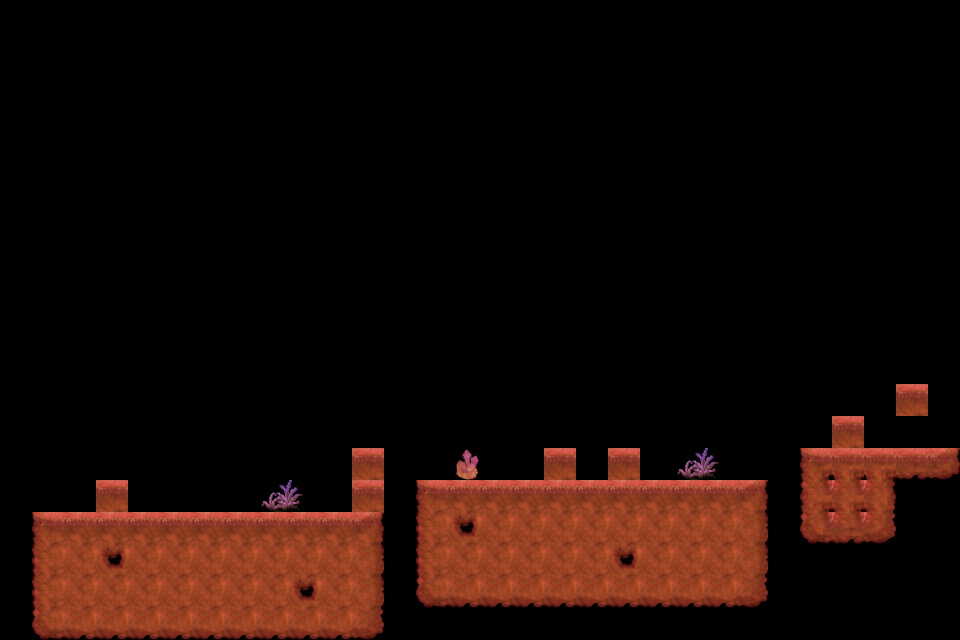

This is a level from a 2D game, rendered from its Tiled map with the project's own tilesets. A one-line summary and the map file follow, with tile-layer data summarised:
An orthogonal 30x20 tile map with 32x32 px tiles, 4 tile layers (Capa de Patrones 1, Colision, Monedas, Piezas).

<map version="1.0" orientation="orthogonal" renderorder="right-down" width="30" height="20" tilewidth="32" tileheight="32" nextobjectid="1">
 <tileset firstgid="1" name="alien2" tilewidth="32" tileheight="32">
  <image source="../Resources/tilesetFinal.png" width="384" height="2304" />
 </tileset>
 <layer name="Capa de Patrones 1" width="30" height="20">
  <data>[600 cells, 104 non-empty, 23 distinct tile ids]</data>
 </layer>
 <layer name="Colision" width="30" height="20">
  <data>[600 cells, 99 non-empty, 20 distinct tile ids]</data>
 </layer>
 <layer name="Monedas" width="30" height="20">
  <data>[600 cells, 6 non-empty, 1 distinct tile ids]</data>
 </layer>
 <layer name="Piezas" width="30" height="20">
  <data>[600 cells, 1 non-empty, 1 distinct tile ids]</data>
 </layer>
</map>
